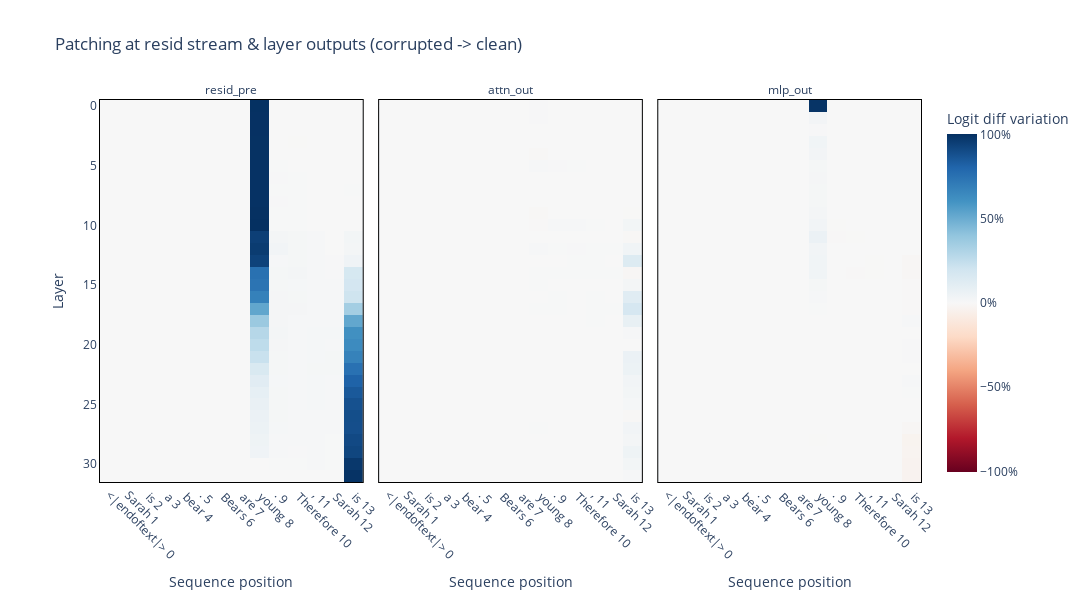

Notebook cell for this chart:
### Code cell
with open("results/tensors/2_8b_comma_test/content_act_patch_resid_layer_output.pkl", "rb") as f:
    act_patch_resid_layer_output = pickle.load(f)

assert act_patch_resid_layer_output.keys() == {"resid_pre", "attn_out", "mlp_out"}
labels = [f"{tok} {i}" for i, tok in enumerate(model.to_str_tokens(dataset.prompt_tokens[0]))]
imshow_p(
    torch.stack([r.T for r in act_patch_resid_layer_output.values()]) * 100, # we transpose so layer is on the y-axis
    facet_col=0,
    facet_labels=["resid_pre", "attn_out", "mlp_out"],
    title="Patching at resid stream & layer outputs (corrupted -> clean)",
    labels={"x": "Sequence position", "y": "Layer", "color": "Logit diff variation"},
    x=labels,
    xaxis_tickangle=45,
    coloraxis=dict(colorbar_ticksuffix = "%"),
    border=True,
    width=1500,
    height=600,
    margin={"r": 100, "l": 100}
)

### Figure 1 — Plotly figure (JSON) as saved in the notebook; plotly's stock layout.template omitted (floating-point values rounded to 4 significant figures; data arrays with more than 128 entries replaced by an {"elided": "..."} marker saying what was removed)
{"data": [{"coloraxis": "coloraxis", "hovertemplate": "Sequence position: %{x}<br>Layer: %{y}<br>Logit diff variation: %{z}<extra></extra>", "name": "0", "type": "heatmap", "x": ["<|endoftext|> 0", "Sarah 1", " is 2", " a 3", " bear 4", ". 5", " Bears 6", " are 7", " young 8", ". 9", " Therefore 10", ", 11", " Sarah 12", " is 13"], "xaxis": "x", "yaxis": "y", "z": {"elided": "32x14 float values"}}, {"coloraxis": "coloraxis", "hovertemplate": "Sequence position: %{x}<br>Layer: %{y}<br>Logit diff variation: %{z}<extra></extra>", "name": "1", "type": "heatmap", "x": ["<|endoftext|> 0", "Sarah 1", " is 2", " a 3", " bear 4", ". 5", " Bears 6", " are 7", " young 8", ". 9", " Therefore 10", ", 11", " Sarah 12", " is 13"], "xaxis": "x2", "yaxis": "y2", "z": {"elided": "32x14 float values"}}, {"coloraxis": "coloraxis", "hovertemplate": "Sequence position: %{x}<br>Layer: %{y}<br>Logit diff variation: %{z}<extra></extra>", "name": "2", "type": "heatmap", "x": ["<|endoftext|> 0", "Sarah 1", " is 2", " a 3", " bear 4", ". 5", " Bears 6", " are 7", " young 8", ". 9", " Therefore 10", ", 11", " Sarah 12", " is 13"], "xaxis": "x3", "yaxis": "y3", "z": {"elided": "32x14 float values"}}], "layout": {"annotations": [{"font": {}, "showarrow": false, "text": "resid_pre", "x": 0.16, "xanchor": "center", "xref": "paper", "y": 1, "yanchor": "bottom", "yref": "paper"}, {"font": {}, "showarrow": false, "text": "attn_out", "x": 0.5, "xanchor": "center", "xref": "paper", "y": 1, "yanchor": "bottom", "yref": "paper"}, {"font": {}, "showarrow": false, "text": "mlp_out", "x": 0.84, "xanchor": "center", "xref": "paper", "y": 1, "yanchor": "bottom", "yref": "paper"}], "coloraxis": {"cmid": 0, "colorbar": {"ticksuffix": "%", "title": {"text": "Logit diff variation"}}, "colorscale": [[0, "rgb(103,0,31)"], [0.1, "rgb(178,24,43)"], [0.2, "rgb(214,96,77)"], [0.3, "rgb(244,165,130)"], [0.4, "rgb(253,219,199)"], [0.5, "rgb(247,247,247)"], [0.6, "rgb(209,229,240)"], [0.7, "rgb(146,197,222)"], [0.8, "rgb(67,147,195)"], [0.9, "rgb(33,102,172)"], [1, "rgb(5,48,97)"]]}, "height": 600, "margin": {"l": 100, "r": 100}, "title": {"text": "Patching at resid stream & layer outputs (corrupted -> clean)"}, "width": 1500, "xaxis": {"anchor": "y", "constrain": "domain", "domain": [0, 0.32], "linecolor": "black", "linewidth": 1, "mirror": true, "scaleanchor": "y", "showline": true, "tickangle": 45, "title": {"text": "Sequence position"}}, "xaxis2": {"anchor": "y2", "domain": [0.34, 0.66], "linecolor": "black", "linewidth": 1, "matches": "x", "mirror": true, "showline": true, "tickangle": 45, "title": {"text": "Sequence position"}}, "xaxis3": {"anchor": "y3", "domain": [0.68, 1.0], "linecolor": "black", "linewidth": 1, "matches": "x", "mirror": true, "showline": true, "tickangle": 45, "title": {"text": "Sequence position"}}, "yaxis": {"anchor": "x", "autorange": "reversed", "constrain": "domain", "domain": [0, 1], "linecolor": "black", "linewidth": 1, "mirror": true, "showline": true, "title": {"text": "Layer"}}, "yaxis2": {"anchor": "x2", "domain": [0, 1], "linecolor": "black", "linewidth": 1, "matches": "y", "mirror": true, "showline": true, "showticklabels": false}, "yaxis3": {"anchor": "x3", "domain": [0, 1], "linecolor": "black", "linewidth": 1, "matches": "y", "mirror": true, "showline": true, "showticklabels": false}}}
